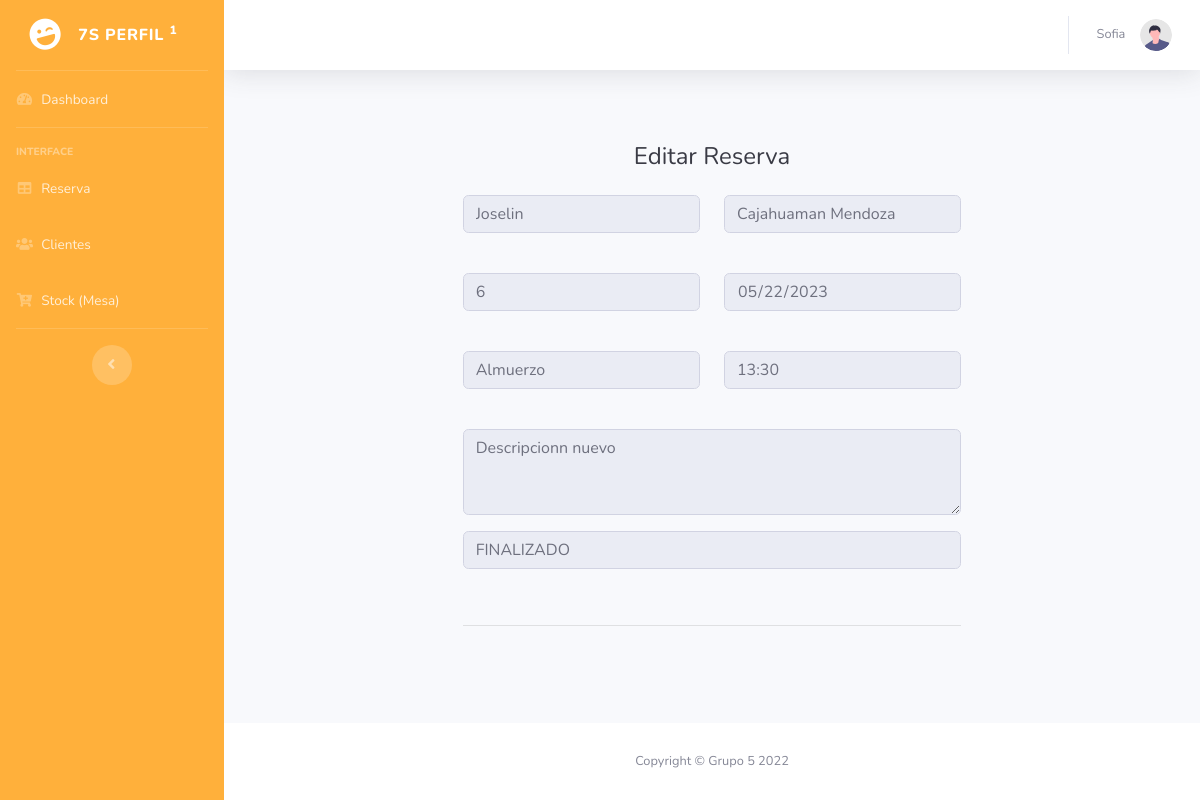
The page /panel/detallesReserva.php?id=1 (signed in) on the database its author committed.
### tables this page shows
CREATE TABLE `reserva` (
  `idr` int(11) NOT NULL,
  `cantidad` int(11) NOT NULL,
  `fechar` date DEFAULT NULL,
  `tipo` varchar(50) NOT NULL,
  `hora` varchar(20) DEFAULT NULL,
  `comentario` varchar(1500) DEFAULT NULL,
  `estado_id_estado` int(11) NOT NULL,
  `usuario_idu` int(11) NOT NULL
);

CREATE TABLE `usuario` (
  `id` int(11) NOT NULL,
  `nombres` varchar(100) NOT NULL,
  `apellidos` varchar(100) NOT NULL,
  `dni` int(20) NOT NULL,
  `numero` varchar(100) NOT NULL,
  `fecha` varchar(100) NOT NULL,
  `email` varchar(70) NOT NULL,
  `direccion` varchar(100) DEFAULT NULL,
  `password` varchar(45) DEFAULT NULL,
  `puntos` int(30) NOT NULL,
  `estado_usuario` varchar(30) DEFAULT NULL,
  `cargo_idc` int(11) NOT NULL
);

CREATE TABLE `estado` (
  `id_estado` int(11) NOT NULL,
  `nestado` varchar(45) DEFAULT NULL
);

### panel/detallesReserva.php (the view, shortened to what this page needs)
<?php
    $nombres = $_SESSION['nombres'];
	$cargo_idc = $_SESSION['cargo_idc'];
?>
<!DOCTYPE html>
<html lang="es">
<head>
    <link href="vendor/fontawesome-free/css/all.min.css" rel="stylesheet" type="text/css">
    <link href="css/sb-admin-2.min.css" rel="stylesheet">
</head>
<body id="page-top">
    <div id="wrapper">
        <ul class="navbar-nav bg-gradient-primary sidebar sidebar-dark accordion" id="accordionSidebar">
            <a class="sidebar-brand d-flex align-items-center justify-content-center" href="index.html">
                <div class="sidebar-brand-icon rotate-n-15">
                    <i class="fas fa-laugh-wink"></i>
                </div>
                <div class="sidebar-brand-text mx-3">7S Perfil <sup>1</sup></div>
            </a>
            <hr class="sidebar-divider my-0">
            <li class="nav-item">
                <a class="nav-link" href="#">
                    <i class="fas fa-fw fa-tachometer-alt"></i>
                    <span>Dashboard</span></a>
            </li>
            <hr class="sidebar-divider">
            <div class="sidebar-heading">
                Interface
            </div>
            <?php if($cargo_idc == 1) { ?>
                <li class="nav-item">
                    <a class="nav-link" href="reserva.php">
                        <i class="fas fa-fw fa-table"></i>
                        <span>Reserva</span></a>
                </li>
                <li class="nav-item">
                    <a class="nav-link" href="clientes.php">
                        <i class="fas fa-fw fa-users"></i>
                        <span>Clientes</span></a>
                </li>
                <li class="nav-item">
                    <a class="nav-link" href="stockMesa.php">
                    <i class="fas fa-fw fa-cart-plus"></i>
                    <span>Stock (Mesa)</span></a>
                </li>
            <?php } ?>
            <hr class="sidebar-divider d-none d-md-block">
            <div class="text-center d-none d-md-inline">
                <button class="rounded-circle border-0" id="sidebarToggle"></button>
            </div>
        </ul>
        <div id="content-wrapper" class="d-flex flex-column">
            <div id="content">
                <nav class="navbar navbar-expand navbar-light bg-white topbar mb-4 static-top shadow">
                    <ul class="navbar-nav ml-auto">
                        <li class="nav-item dropdown no-arrow">
                            <a class="nav-link dropdown-toggle" href="#" id="userDropdown" role="button"
                                data-toggle="dropdown" aria-haspopup="true" aria-expanded="false">
                                <span class="mr-2 d-none d-lg-inline text-gray-600 small"><?php echo $nombres ?> &nbsp;</span>
                                <img class="img-profile rounded-circle"
                                    src="img/undraw_profile.svg">
                            </a>
                        </li>
                    </ul>
                </nav>
                <center>
                    <div class="container-fluid">
                        <div class="col-lg-8">
                            <div class="p-5">
                                <div class="text-center">
                                    <h1 class="h4 text-gray-900 mb-4">Editar Reserva</h1>
                                </div>
                                <form action="controlador/editarReserva.php" method="POST">
                                        <?php
                                            include ('config/conexion.php');
                                            $id=$_GET['id'];
                                            $sql = $conexion->query("SELECT * FROM reserva r JOIN usuario u ON r.usuario_idu = u.id JOIN estado e ON r.estado_id_estado = e.id_estado WHERE idr=$id");
                                            $resultado = $sql->fetch_assoc();
                                        ?>
                                   <div class="form-group row">
                                        <div class="col-sm-6">
                                            <input type="text" value="<?php echo $resultado['nombres']; ?>" class="form-control" name="cantidad" placeholder="cantidad" disabled>
                                        </div>
                                        <div class="col-sm-6">
                                            <input type="text" value="<?php echo $resultado['apellidos']; ?>" class="form-control" name="fecha" placeholder="Fecha" disabled>
                                        </div>
                                    </div>
                                    <br>
                                   <div class="form-group row">
                                        <div class="col-sm-6">
                                            <input type="number" value="<?php echo $resultado['cantidad']; ?>" class="form-control" name="cantidad" placeholder="cantidad" disabled>
                                        </div>
                                        <div class="col-sm-6">
                                            <input type="date" value="<?php echo $resultado['fechar']; ?>" class="form-control" name="fecha" placeholder="Fecha" disabled>
                                        </div>
                                    </div>
                                    <br>
                                    <div class="form-group row">
                                        <div class="col-sm-6">
                                            <input type="text" value="<?php echo $resultado['tipo']; ?>" class="form-control" name="tipo" placeholder="Tipo" disabled>
                                        </div>
                                        <div class="col-sm-6">
                                            <input type="text" value="<?php echo $resultado['hora']; ?>" name="hora" class="form-control" disabled>
                                        </div>
                                    </div>
                                    <br>
                                    <div class="form-group row">
                                        <div class="col-sm-12">
                                            <textarea name="comentario"  class="form-control" placeholder="Comentario / Recomendaciones" rows="3" disabled><?php echo $resultado['comentario']; ?></textarea>
                                        </div>
                                    </div>
                                    <div class="form-group row">
                                        <div class="col-sm-12">
                                            <input type="text" value="<?php echo $resultado['nestado']; ?>" class="form-control" name="tipo" placeholder="Tipo" disabled>
                                        </div>
                                    </div>
                                    <br><hr>
                                </form>
                            </div>
                        </div>
                    </div>
                </center>
            </div>
            <footer class="sticky-footer bg-white">
                <div class="container my-auto">
                    <div class="copyright text-center my-auto">
                        <span>Copyright &copy; Grupo 5  2022</span>
                    </div>
                </div>
            </footer>
        </div>
    </div>
</body>
</html>

### rows shown on the page
reserva: cantidad "Joselin", fecha "Cajahuaman Mendoza", cantidad "6", fecha "05/22/2023", tipo "Almuerzo", hora "13:30", comentario "Descripcionn nuevo", tipo "FINALIZADO"

### other values the page prints
$nombres "Sofia"
